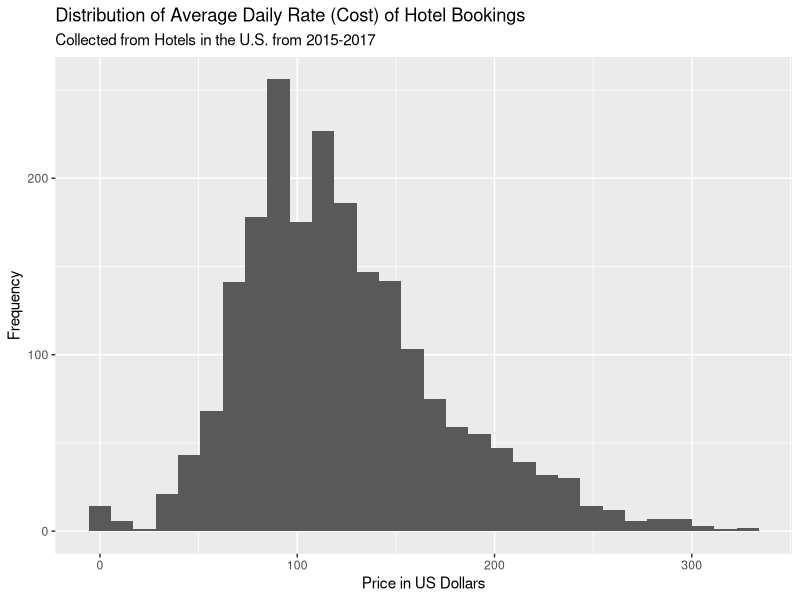
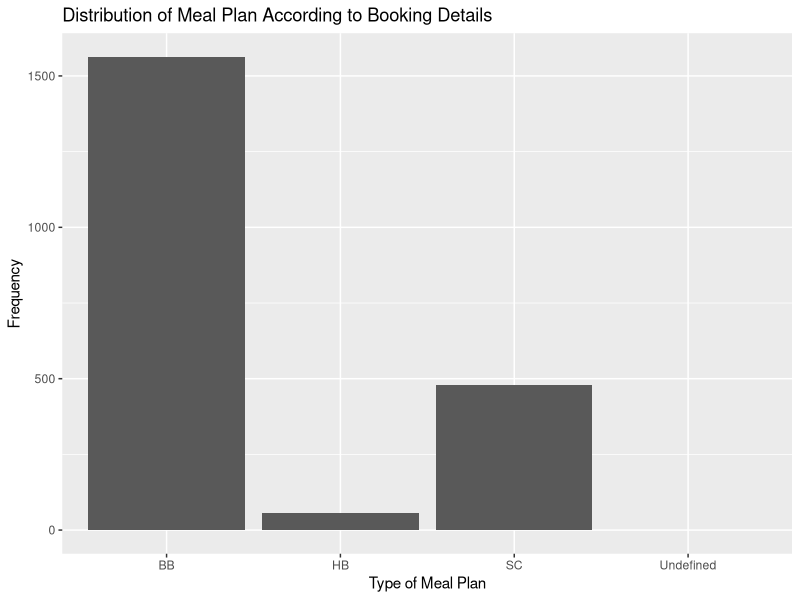
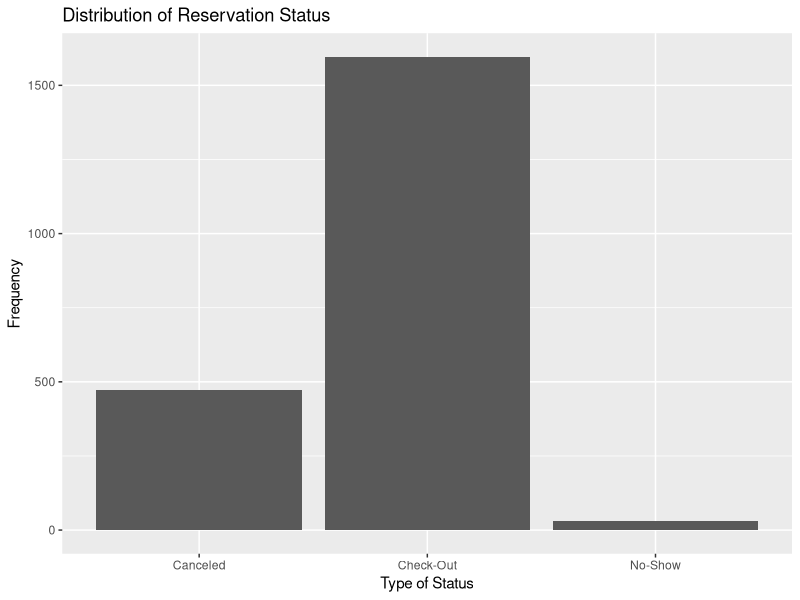
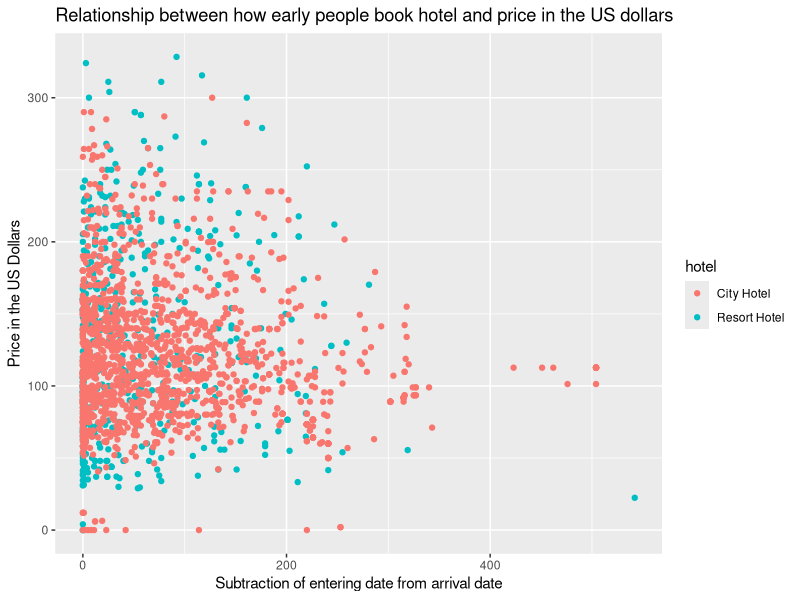
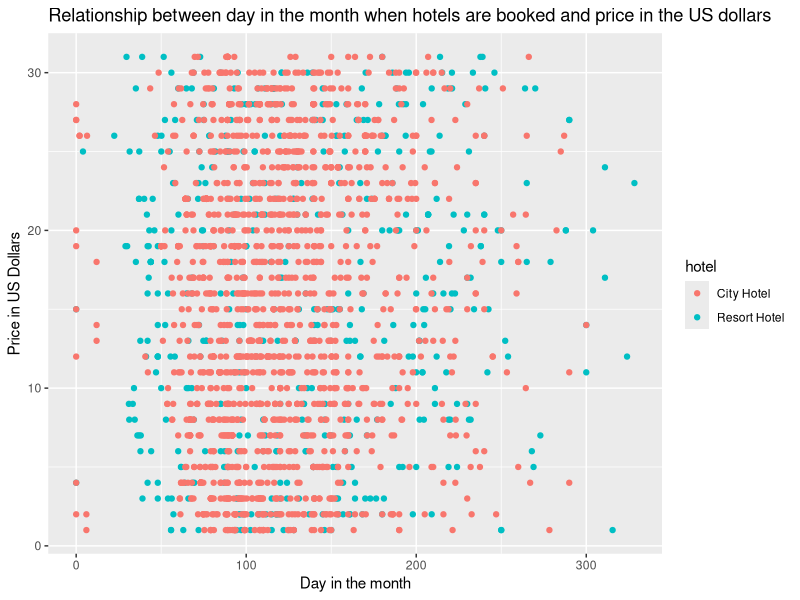
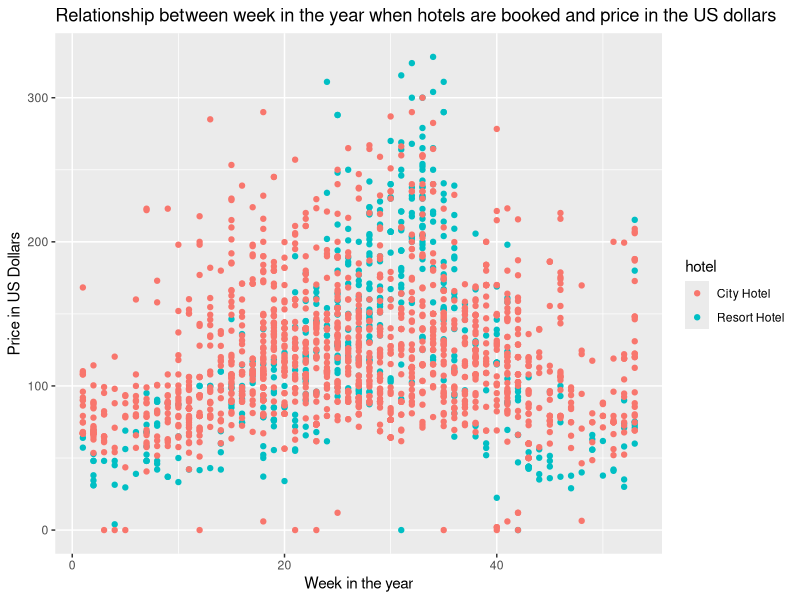
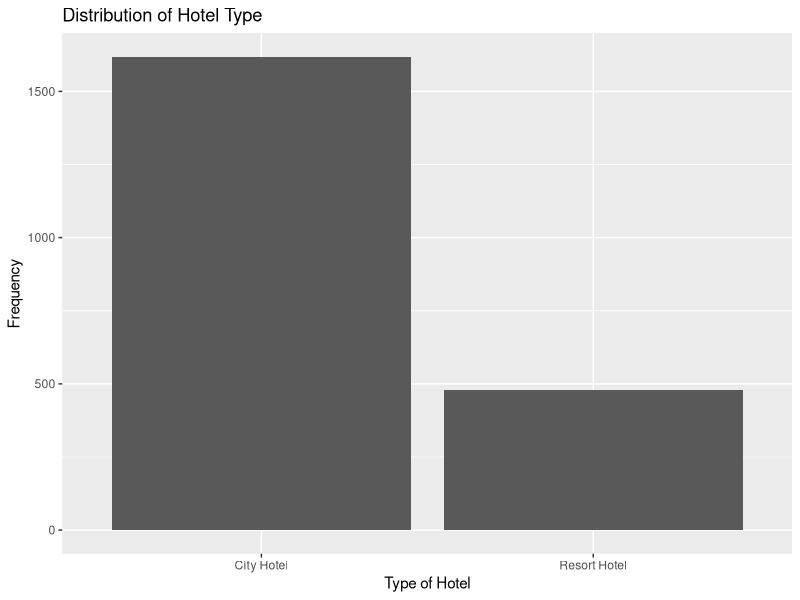
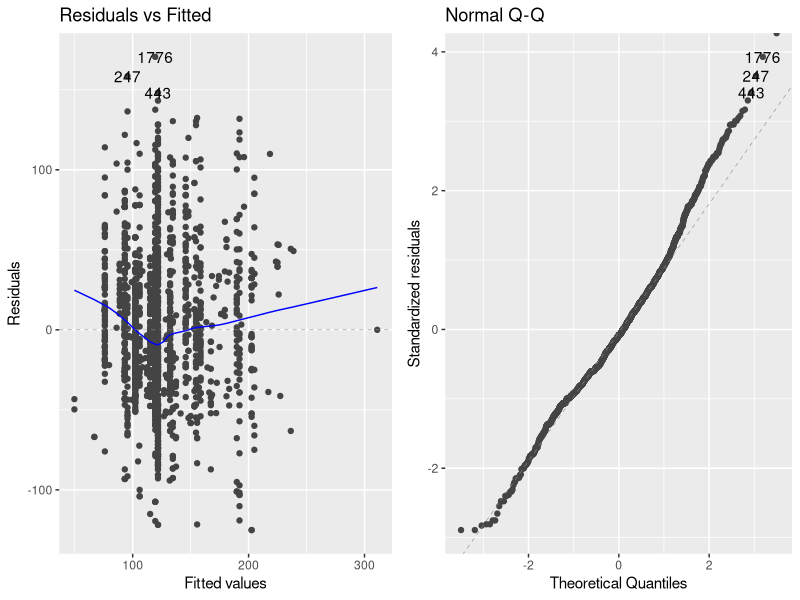

These figures' R source, in order:
## ---- chunk 1
knitr::opts_chunk$set(echo = TRUE)
## ---- chunk 2
library(tidyverse)
library(broom)
library(knitr)
library(ggfortify)
## ---- chunk 3
hotels <- read_csv("data/hotels_reduced.csv")
## ---- chunk 4
hotels$total_stay_length <- hotels$stays_in_week_nights + hotels$stays_in_weekend_nights
## ---- chunk 5
ggplot(data = hotels, aes(x = adr)) +
  geom_histogram() + 
  labs(x = "Price in US Dollars",
       y = "Frequency", 
       title = "Distribution of Average Daily Rate (Cost) of Hotel Bookings",
       subtitle = "Collected from Hotels in the U.S. from 2015-2017")

## ---- chunk 6
hotels %>%
    summarise(mean = mean(adr), 
              median = median(adr), 
              sd = sd(adr),
              min = min(adr),
              max = max(adr),
              iqr = IQR(adr))%>%
kable(digits = 3)
## ---- chunk 7
adults <- sum(hotels$adults)
children <- sum(hotels$children)
babies <- sum(hotels$babies)

tb <- table(adults, children, babies)
kable(tb)
## ---- chunk 8
ggplot(data = hotels, aes(x = meal)) +
geom_bar() +
labs(title = "Distribution of Meal Plan According to Booking Details",
      y = "Frequency",
      x = "Type of Meal Plan") 
## ---- chunk 9
hotels %>%
  group_by(meal) %>%
  summarise(n = n(), mean = mean(adr), sd = sd(adr)) %>%
  kable(digits = 3)
## ---- chunk 10
ggplot(data = hotels, aes(x = reservation_status)) +
geom_bar() +
labs(title = "Distribution of Reservation Status",
  x = "Type of Status",
  y = "Frequency") 
## ---- chunk 11
hotels %>%
  group_by(hotel) %>%
  summarise(n = n(), mean = mean(adr), sd = sd(adr)) %>%
  kable(digits = 3)
## ---- chunk 12
ggplot(data = hotels, aes(x = lead_time, y = adr, color = hotel)) +
geom_point() +
labs(title = "Relationship between how early people book hotel and price in the US dollars",
  x = "Subtraction of entering date from arrival date",
  y = "Price in the US Dollars") 
## ---- chunk 13
ggplot(data = hotels, aes(x = adr, y = arrival_date_day_of_month, color=hotel)) +
geom_point() +
labs(title = "Relationship between day in the month when hotels are booked and price in the US dollars",
  x = "Day in the month",
  y = "Price in US Dollars") 
## ---- chunk 14
ggplot(data = hotels, aes(x = arrival_date_week_number, y = adr, color=hotel)) +
geom_point() +
labs(title = "Relationship between week in the year when hotels are booked and price in the US dollars",
  x = "Week in the year",
  y = "Price in US Dollars") 
## ---- chunk 15
ggplot(data = hotels, aes(x = hotel)) +
geom_bar() +
labs(title = "Distribution of Hotel Type",
  x = "Type of Hotel",
  y = "Frequency") 
## ---- chunk 16
resort_adr <- hotels[hotels$hotel == "Resort Hotel",]$adr
city_adr <- hotels[hotels$hotel == "City Hotel",]$adr

hotel_type_p_value <- t.test(resort_adr, city_adr)$p.value
print(hotel_type_p_value)
## ---- chunk 17
hotels$only_adults_present <- hotels$adults > 0 & hotels$children == 0 & hotels$babies == 0
hotels$kids_present <- hotels$children > 0 | hotels$babies > 0

adult_adr <- hotels[hotels$only_adults_present == TRUE,]$adr
kids_adr <- hotels[hotels$kids_present == TRUE,]$adr

resident_type_p_value <- t.test(adult_adr, kids_adr)$p.value
print(resident_type_p_value)
## ---- chunk 18
hotels$country <- NULL 
hotels$reserved_room_type <- NULL 
hotels$assigned_room_type <- NULL 
## ---- chunk 19
full_model <- lm(adr ~ adults + children + babies + hotel + meal + reservation_status, data = hotels)
tidy(full_model) %>%
  kable(digits = 3)
## ---- chunk 20
selected_model <- step(full_model, scope=formula(full_model), direction="backward", k = log(nrow(hotels)))
## ---- chunk 21
tidy(selected_model) %>%
  kable()
## ---- chunk 22
model <- lm(adr ~ adults + children + babies + hotel + meal + reservation_status, data = hotels)
## ---- chunk 23
# Residual + QQ Plots
autoplot(model, which = c(1,2))
## ---- chunk 24
tidy(model, conf.int = TRUE) %>%
kable(digits = 3)
## ---- chunk 25
autoplot(model, which = c(3, 4, 5))

#Leverage 
lev_threshold <- 2 * 2 / nrow(hotels) 
hotel_aug <- augment(model) 

hotel_aug %>%
filter(.hat > lev_threshold) %>% nrow()

# High Magnitude Residual 
hotel_aug %>%
filter(.std.resid < -3 | .std.resid > 3) %>% nrow()

# Influential Point 
hotel_aug %>%
filter(.cooksd > 1.0) %>% nrow()
 
## ---- chunk 26
hotel_aug <- hotel_aug %>%
mutate(outlier = if_else(.std.resid < -3 | .std.resid > 3, "Yes", "No"))

ggplot(hotel_aug, aes(x = adults, y = adr)) + geom_point(aes(color = outlier)) +
geom_smooth(method = "lm", se = FALSE) + labs(title = "PLotting of Outliers",
      y = "Average Daily Rate",
      x = "Adults") 
